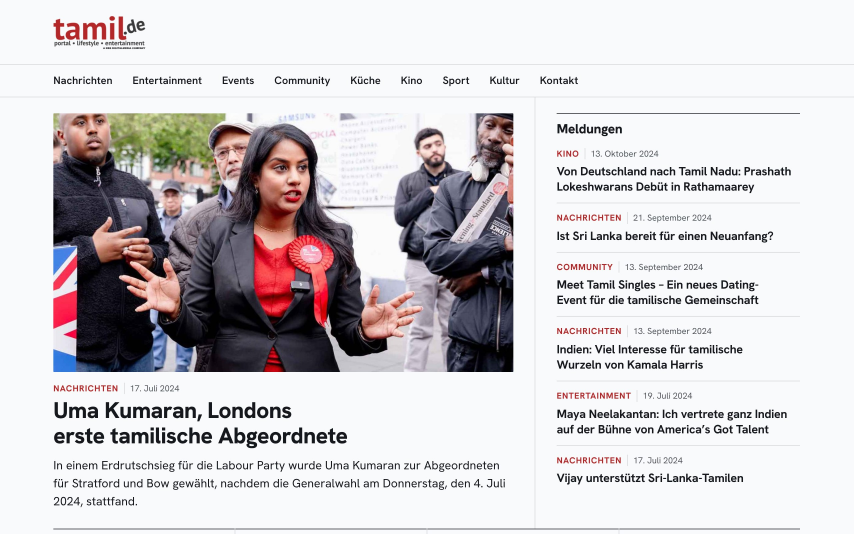
#> input picture design/vergleich/img/bild-start-desktop.jpg, 2560 x 1600 px (shown at 1/3 size)
$ python farbanteil.py img/bild-start-desktop.jpg
#> lines starting #> are read from the running program, lines starting #| are printed output that depends on the picture
#!/usr/bin/env python3
"""Anteil bunter, roter und dunkler Pixel in einem Bildschirmfoto (für die Kennzahlen der Proben).

    python3 design/vergleich/farbanteil.py bild.png  →  {"bunt": 0.021, "rot": 0.018, "dunkel": 0.06}

Bunt heißt: Sättigung über 0,35 und Helligkeit über 0,2 (HSV). Rot heißt: bunt und Farbton nahe Rot. Dunkel heißt:
Helligkeit unter 0,3 (dunkle Bänder; Schrift fällt wegen der Verkleinerung kaum ins Gewicht).
Dieselbe Regel gilt für die Messung der Vorbilder in design/referenzen/news-marken.md.
"""
import json
import sys

from PIL import Image


def anteile(pfad: str) -> dict:
#> called with pfad = 'img/bild-start-desktop.jpg'
    with Image.open(pfad) as bild:
#> bild is the input picture: PIL image 2560x1600 RGB; mean R, G, B 208.7, 204.5, 207.3
        bild = bild.convert("RGB")
        bild.thumbnail((640, 2000))
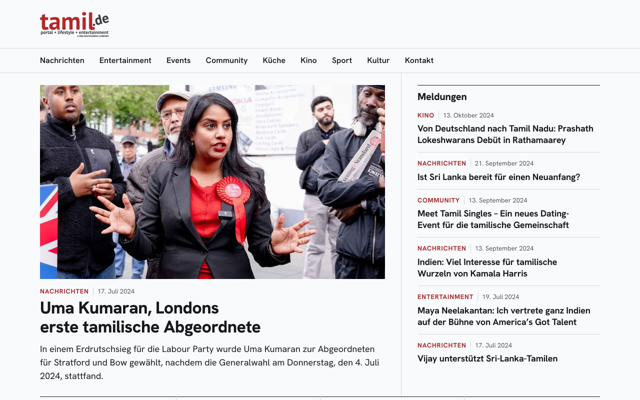
#> bild: PIL image 640x400 RGB; mean R, G, B 208.7, 204.5, 207.3
        roh = bild.convert("HSV").tobytes()
    hsv = [roh[i:i + 3] for i in range(0, len(roh), 3)]
#> hsv = 256000 items
    bunt = [p for p in hsv if p[1] > 0.35 * 255 and p[2] > 0.2 * 255]
#> bunt = 11921 items
    rot = [p for p in bunt if p[0] <= 14 or p[0] >= 244]  # Farbton 0–255; Rot liegt um 0
#> rot = 8462 items
    dunkel = [p for p in hsv if p[2] < 0.3 * 255]
#> dunkel = 26120 items
    n = len(hsv) or 1
#> n = 256000
    return {"bunt": round(len(bunt) / n, 4), "rot": round(len(rot) / n, 4), "dunkel": round(len(dunkel) / n, 4)}


if __name__ == "__main__":
    print(json.dumps(anteile(sys.argv[1])))

$ run again, on design/vergleich/img/bild-start-handy.jpg
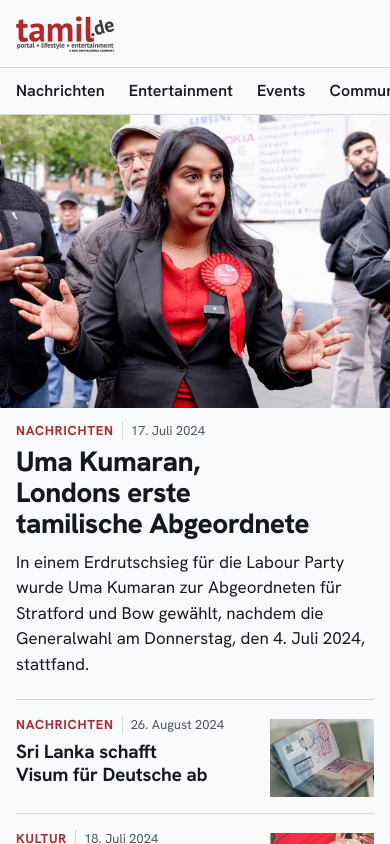
#> input picture design/vergleich/img/bild-start-handy.jpg, 780 x 1688 px (shown at 1/2 size)
#> in anteile, bild is the input picture: PIL image 780x1688 RGB; mean R, G, B 196.9, 190.3, 192.6
#> in anteile, `bild.thumbnail((640, 2000))`:
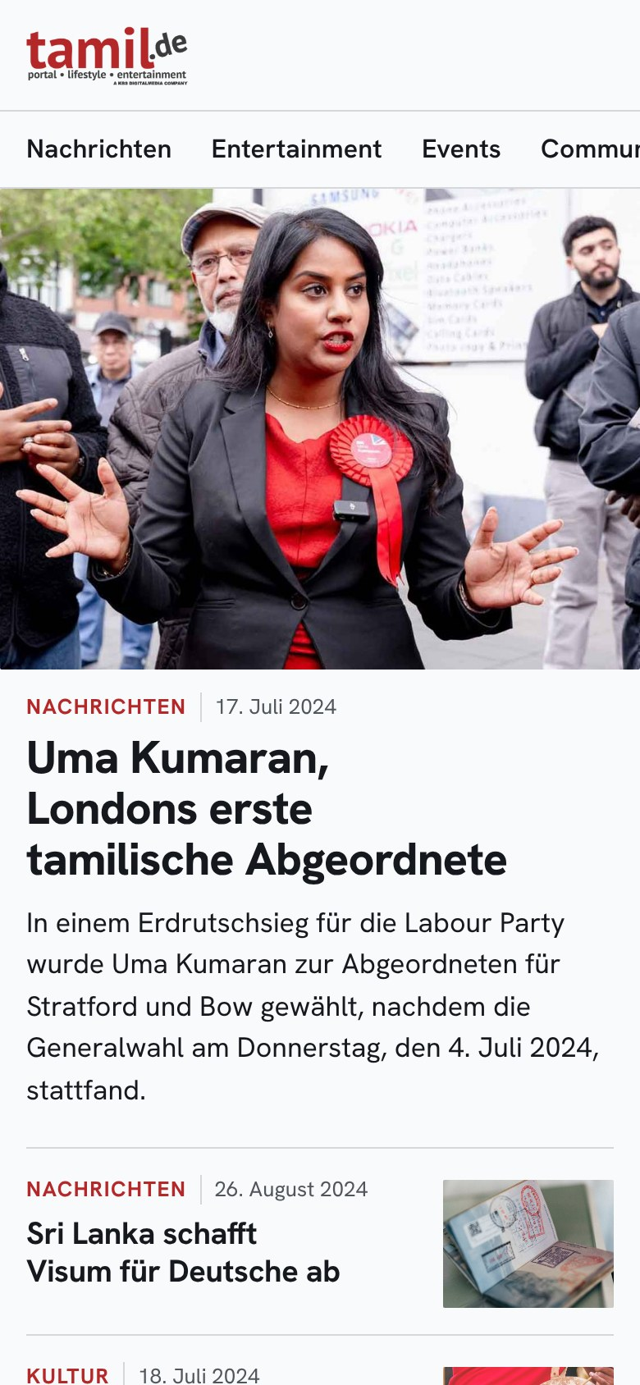
#> bild: PIL image 640x1385 RGB; mean R, G, B 196.9, 190.2, 192.5
#> hsv = 886400 items
#> bunt = 58669 items
#> rot = 42925 items
#> dunkel = 119715 items
#> n = 886400

$ run again, on design/vergleich/img/blatt-start-desktop.jpg
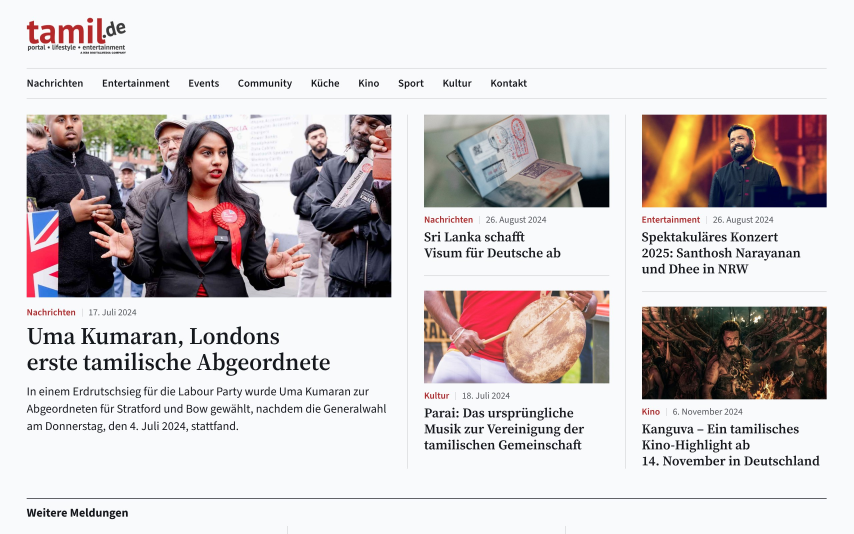
#> input picture design/vergleich/img/blatt-start-desktop.jpg, 2560 x 1600 px (shown at 1/3 size)
#> in anteile, bild is the input picture: PIL image 2560x1600 RGB; mean R, G, B 206.5, 199.4, 200.3
#> in anteile, `bild.thumbnail((640, 2000))`:
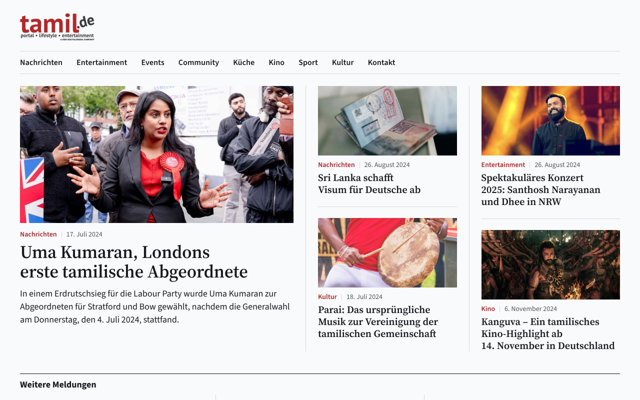
#> bild: PIL image 640x400 RGB; mean R, G, B 206.5, 199.4, 200.2
#> hsv = 256000 items
#> bunt = 23433 items
#> rot = 13065 items
#> dunkel = 25526 items
#> n = 256000

$ run again, on design/vergleich/img/blatt-start-handy-2.jpg
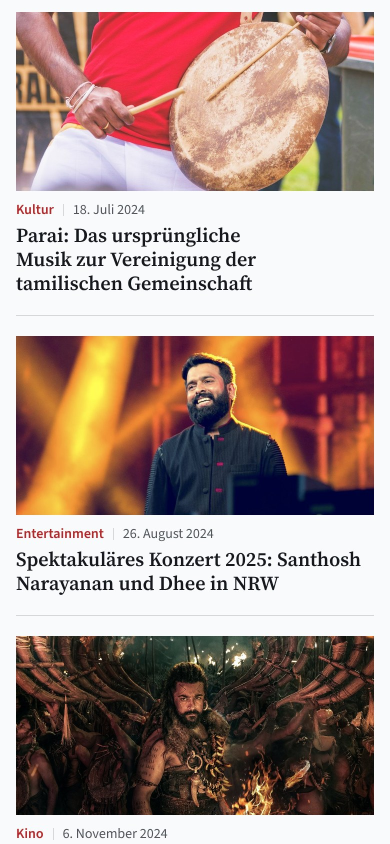
#> input picture design/vergleich/img/blatt-start-handy-2.jpg, 780 x 1688 px (shown at 1/2 size)
#> in anteile, bild is the input picture: PIL image 780x1688 RGB; mean R, G, B 173.4, 149.2, 143
#> in anteile, `bild.thumbnail((640, 2000))`:
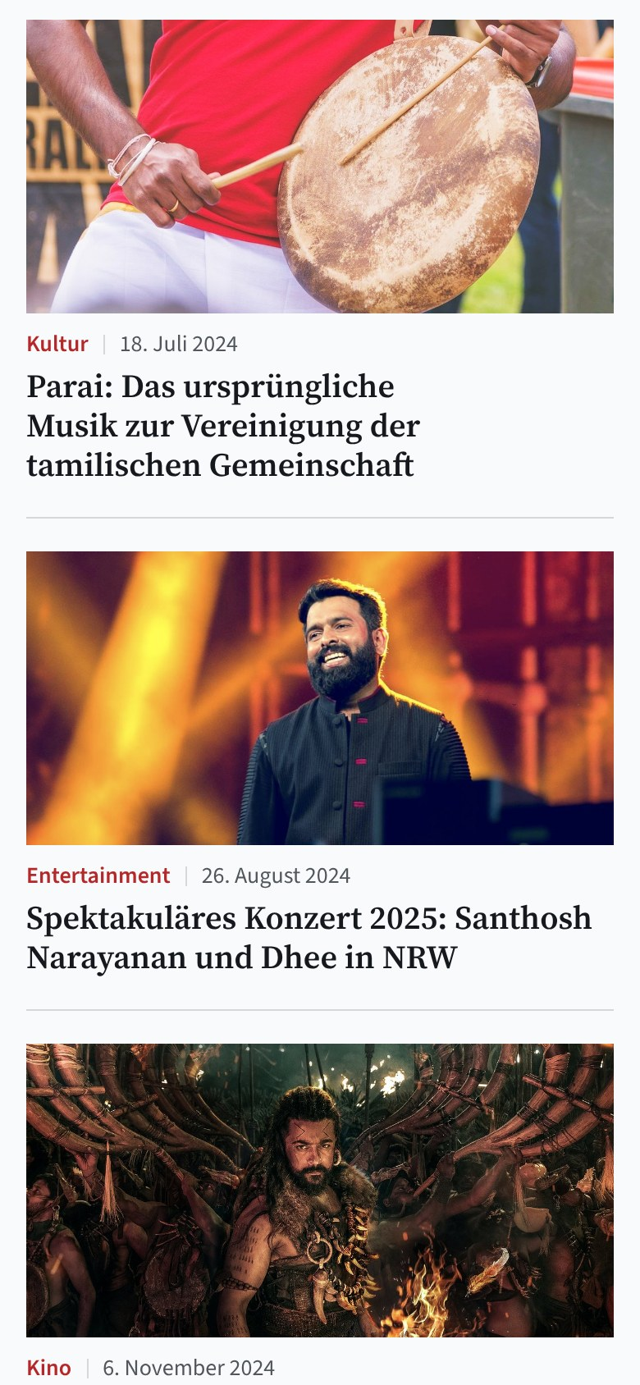
#> bild: PIL image 640x1385 RGB; mean R, G, B 173.3, 149.1, 143
#> hsv = 886400 items
#> bunt = 285018 items
#> rot = 136377 items
#> dunkel = 190034 items
#> n = 886400
